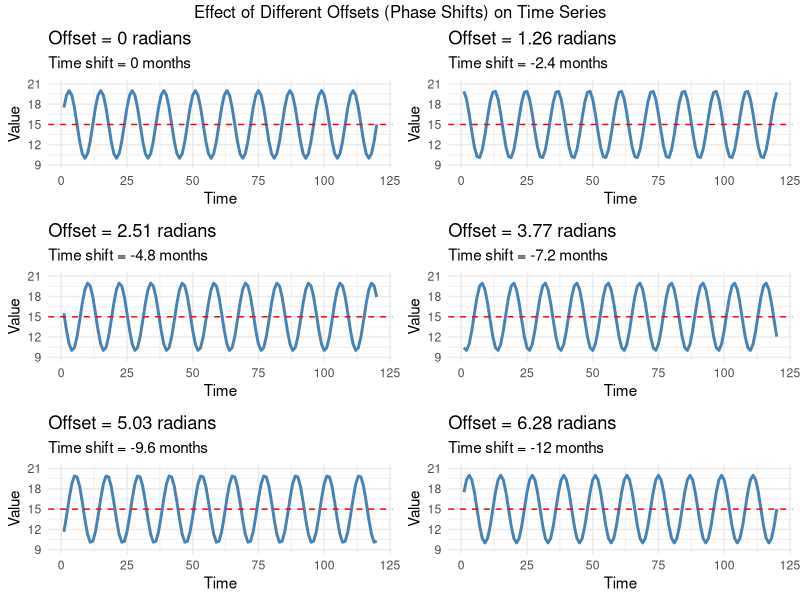
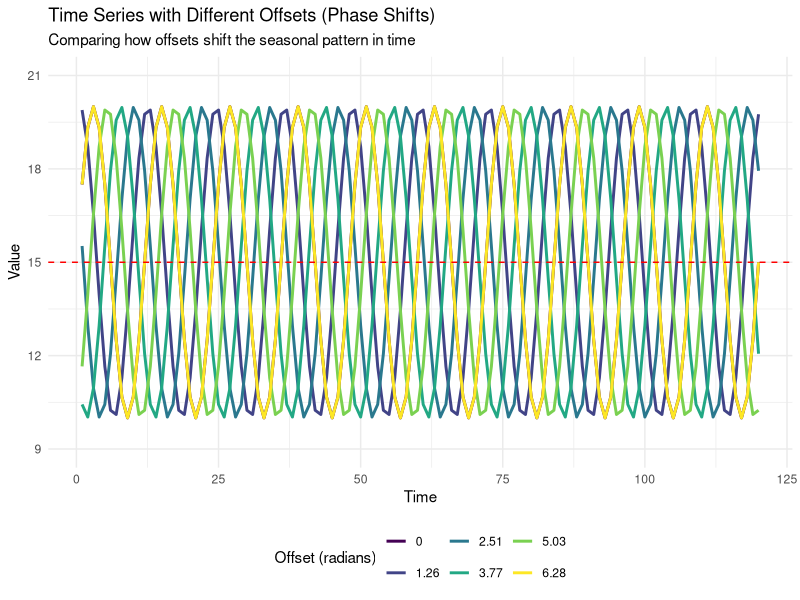
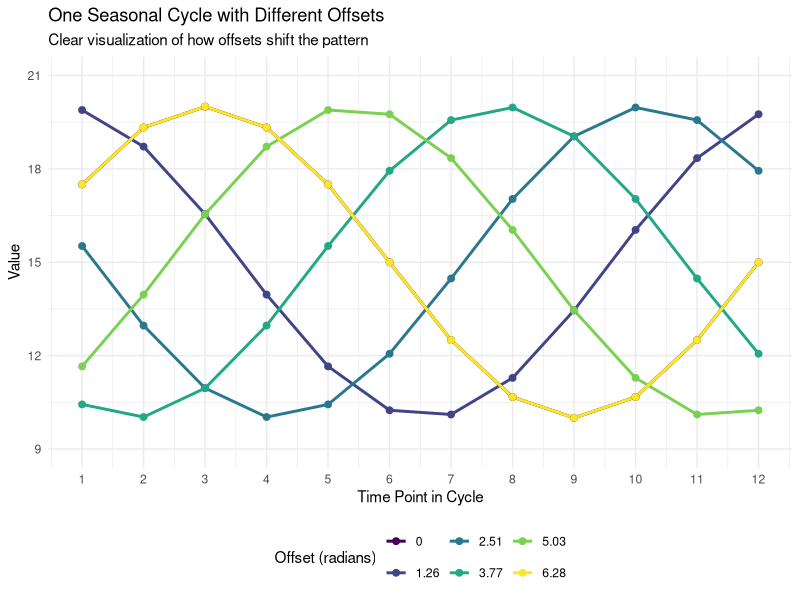

Generate these figures, in order, with R:
# Load required libraries
library(ggplot2)
library(gridExtra)

# Set parameters for the time series
n <- 120  # Number of time points (e.g., 10 years of monthly data)
time <- 1:n
frequency <- 12  # Annual seasonality (12 months)
amplitude <- 5   # Height of the seasonal pattern
mean_level <- 15 # Baseline level

# Create a function to generate time series with different offsets
create_series <- function(offset) {
  seasonal <- amplitude * sin(2 * pi * time / frequency + offset)
  ts_data <- mean_level + seasonal
  data.frame(time = time, value = ts_data, offset = as.factor(round(offset, 2)))
}

# Generate time series with different offsets (in radians)
offsets <- seq(0, 2*pi, length.out = 6)  # 6 different offsets from 0 to 2π
series_list <- lapply(offsets, create_series)
all_series <- do.call(rbind, series_list)

# Plot 1: Individual plots for each offset
individual_plots <- lapply(offsets, function(o) {
  df <- create_series(o)
  ggplot(df, aes(x = time, y = value)) +
    geom_line(color = "steelblue", linewidth = 1) +
    geom_hline(yintercept = mean_level, linetype = "dashed", color = "red") +
    labs(title = paste("Offset =", round(o, 2), "radians"),
         subtitle = paste("Time shift =", round(-o*frequency/(2*pi), 2), "months"),
         x = "Time", y = "Value") +
    theme_minimal() +
    ylim(mean_level - amplitude - 1, mean_level + amplitude + 1)
})

# Arrange individual plots in a grid
grid.arrange(grobs = individual_plots, ncol = 2, 
             top = "Effect of Different Offsets (Phase Shifts) on Time Series")

# Plot 2: All series together for comparison
ggplot(all_series, aes(x = time, y = value, color = offset)) +
  geom_line(linewidth = 1) +
  geom_hline(yintercept = mean_level, linetype = "dashed", color = "red") +
  labs(title = "Time Series with Different Offsets (Phase Shifts)",
       subtitle = "Comparing how offsets shift the seasonal pattern in time",
       x = "Time", y = "Value", color = "Offset (radians)") +
  theme_minimal() +
  scale_color_viridis_d() +
  ylim(mean_level - amplitude - 1, mean_level + amplitude + 1) +
  theme(legend.position = "bottom")

# Plot 3: Focus on one cycle to better see the shifts
cycle_data <- all_series[all_series$time <= frequency, ]

ggplot(cycle_data, aes(x = time, y = value, color = offset)) +
  geom_line(linewidth = 1) +
  geom_point(size = 2) +
  labs(title = "One Seasonal Cycle with Different Offsets",
       subtitle = "Clear visualization of how offsets shift the pattern",
       x = "Time Point in Cycle", y = "Value", color = "Offset (radians)") +
  theme_minimal() +
  scale_color_viridis_d() +
  ylim(mean_level - amplitude - 1, mean_level + amplitude + 1) +
  theme(legend.position = "bottom") +
  scale_x_continuous(breaks = seq(1, frequency, by = 1))